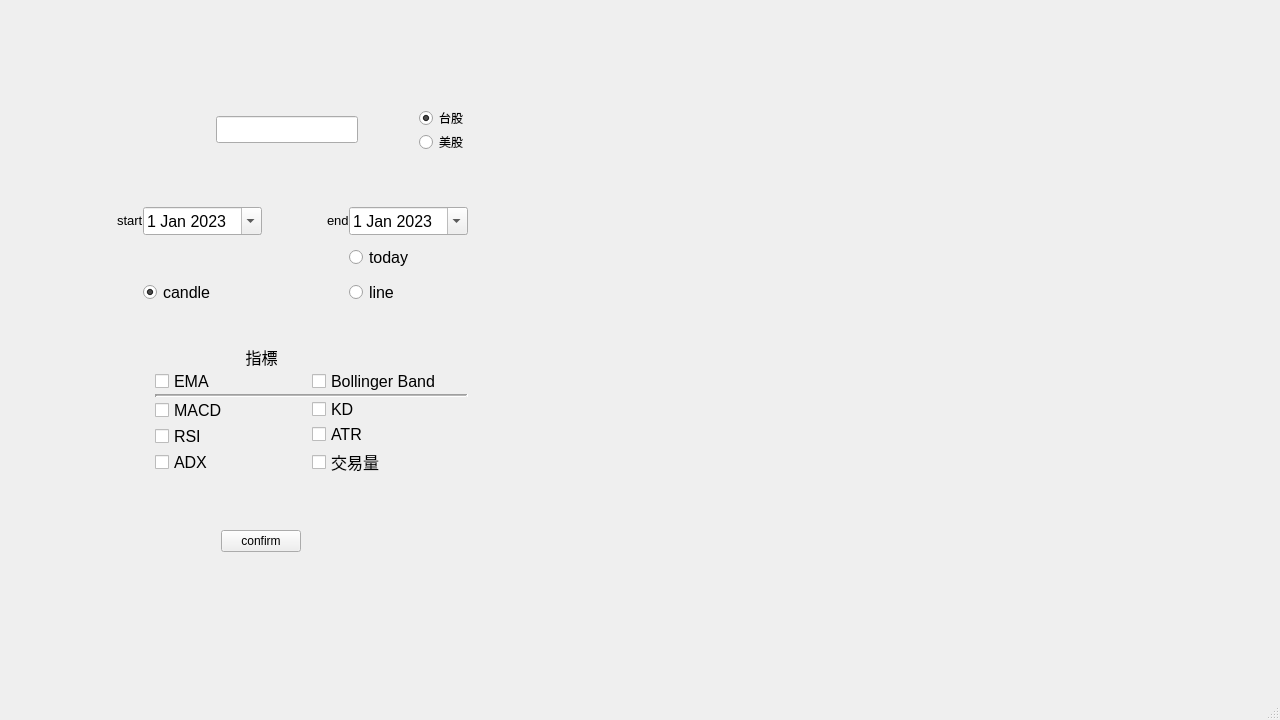
<?xml version="1.0" encoding="UTF-8"?>
<ui version="4.0">
 <class>MainWindow</class>
 <widget class="QMainWindow" name="MainWindow">
  <property name="geometry">
   <rect>
    <x>0</x>
    <y>0</y>
    <width>1280</width>
    <height>720</height>
   </rect>
  </property>
  <property name="sizePolicy">
   <sizepolicy hsizetype="Expanding" vsizetype="Preferred">
    <horstretch>0</horstretch>
    <verstretch>0</verstretch>
   </sizepolicy>
  </property>
  <property name="windowTitle">
   <string>MainWindow</string>
  </property>
  <property name="layoutDirection">
   <enum>Qt::LeftToRight</enum>
  </property>
  <widget class="QWidget" name="centralwidget">
   <widget class="QWidget" name="gridLayoutWidget">
    <property name="geometry">
     <rect>
      <x>20</x>
      <y>40</y>
      <width>483</width>
      <height>581</height>
     </rect>
    </property>
    <layout class="QGridLayout" name="gridLayout" rowstretch="0,0,0">
     <property name="leftMargin">
      <number>35</number>
     </property>
     <property name="topMargin">
      <number>20</number>
     </property>
     <property name="rightMargin">
      <number>35</number>
     </property>
     <property name="bottomMargin">
      <number>20</number>
     </property>
     <property name="verticalSpacing">
      <number>7</number>
     </property>
     <item row="2" column="0" alignment="Qt::AlignHCenter">
      <widget class="QPushButton" name="btn_confirm">
       <property name="sizePolicy">
        <sizepolicy hsizetype="Fixed" vsizetype="Fixed">
         <horstretch>0</horstretch>
         <verstretch>0</verstretch>
        </sizepolicy>
       </property>
       <property name="font">
        <font>
         <family>Arial</family>
        </font>
       </property>
       <property name="styleSheet">
        <string notr="true"/>
       </property>
       <property name="text">
        <string>confirm</string>
       </property>
       <property name="iconSize">
        <size>
         <width>20</width>
         <height>20</height>
        </size>
       </property>
       <property name="checkable">
        <bool>false</bool>
       </property>
      </widget>
     </item>
     <item row="0" column="0">
      <layout class="QHBoxLayout" name="horizontalLayout_2">
       <property name="sizeConstraint">
        <enum>QLayout::SetNoConstraint</enum>
       </property>
       <property name="leftMargin">
        <number>0</number>
       </property>
       <item>
        <spacer name="horizontalSpacer_3">
         <property name="orientation">
          <enum>Qt::Horizontal</enum>
         </property>
         <property name="sizeType">
          <enum>QSizePolicy::Fixed</enum>
         </property>
         <property name="sizeHint" stdset="0">
          <size>
           <width>100</width>
           <height>20</height>
          </size>
         </property>
        </spacer>
       </item>
       <item alignment="Qt::AlignHCenter">
        <widget class="QLineEdit" name="line_target">
         <property name="enabled">
          <bool>true</bool>
         </property>
         <property name="sizePolicy">
          <sizepolicy hsizetype="Fixed" vsizetype="Fixed">
           <horstretch>0</horstretch>
           <verstretch>0</verstretch>
          </sizepolicy>
         </property>
         <property name="font">
          <font>
           <family>Arial</family>
           <pointsize>12</pointsize>
          </font>
         </property>
         <property name="autoFillBackground">
          <bool>false</bool>
         </property>
         <property name="text">
          <string/>
         </property>
         <property name="clearButtonEnabled">
          <bool>false</bool>
         </property>
        </widget>
       </item>
       <item>
        <layout class="QVBoxLayout" name="verticalLayout">
         <item>
          <widget class="QRadioButton" name="radioBtn_tai">
           <property name="sizePolicy">
            <sizepolicy hsizetype="Fixed" vsizetype="Fixed">
             <horstretch>0</horstretch>
             <verstretch>0</verstretch>
            </sizepolicy>
           </property>
           <property name="font">
            <font>
             <family>Arial</family>
            </font>
           </property>
           <property name="text">
            <string>台股</string>
           </property>
           <property name="checked">
            <bool>true</bool>
           </property>
           <attribute name="buttonGroup">
            <string notr="true">T_or_A</string>
           </attribute>
          </widget>
         </item>
         <item>
          <widget class="QRadioButton" name="radioBtn_usa">
           <property name="sizePolicy">
            <sizepolicy hsizetype="Fixed" vsizetype="Fixed">
             <horstretch>0</horstretch>
             <verstretch>0</verstretch>
            </sizepolicy>
           </property>
           <property name="font">
            <font>
             <family>Arial</family>
            </font>
           </property>
           <property name="text">
            <string>美股</string>
           </property>
           <property name="checked">
            <bool>false</bool>
           </property>
           <attribute name="buttonGroup">
            <string notr="true">T_or_A</string>
           </attribute>
          </widget>
         </item>
        </layout>
       </item>
      </layout>
     </item>
     <item row="1" column="0">
      <layout class="QVBoxLayout" name="verticalLayout_5">
       <item>
        <layout class="QGridLayout" name="gridLayout_3" rowstretch="1,0,0,0">
         <property name="sizeConstraint">
          <enum>QLayout::SetFixedSize</enum>
         </property>
         <property name="verticalSpacing">
          <number>10</number>
         </property>
         <item row="3" column="1">
          <spacer name="verticalSpacer">
           <property name="orientation">
            <enum>Qt::Vertical</enum>
           </property>
           <property name="sizeType">
            <enum>QSizePolicy::Fixed</enum>
           </property>
           <property name="sizeHint" stdset="0">
            <size>
             <width>20</width>
             <height>40</height>
            </size>
           </property>
          </spacer>
         </item>
         <item row="0" column="2" alignment="Qt::AlignRight">
          <widget class="QLabel" name="label_end">
           <property name="sizePolicy">
            <sizepolicy hsizetype="Fixed" vsizetype="Fixed">
             <horstretch>0</horstretch>
             <verstretch>0</verstretch>
            </sizepolicy>
           </property>
           <property name="font">
            <font>
             <family>Arial</family>
             <pointsize>10</pointsize>
            </font>
           </property>
           <property name="text">
            <string>end</string>
           </property>
          </widget>
         </item>
         <item row="0" column="0" alignment="Qt::AlignRight">
          <widget class="QLabel" name="label_start">
           <property name="sizePolicy">
            <sizepolicy hsizetype="Fixed" vsizetype="Fixed">
             <horstretch>0</horstretch>
             <verstretch>0</verstretch>
            </sizepolicy>
           </property>
           <property name="font">
            <font>
             <family>Arial</family>
             <pointsize>10</pointsize>
            </font>
           </property>
           <property name="text">
            <string>start</string>
           </property>
          </widget>
         </item>
         <item row="2" column="1">
          <widget class="QRadioButton" name="radioBtn_candle">
           <property name="font">
            <font>
             <family>Arial</family>
             <pointsize>12</pointsize>
            </font>
           </property>
           <property name="text">
            <string>candle</string>
           </property>
           <property name="checked">
            <bool>true</bool>
           </property>
           <attribute name="buttonGroup">
            <string notr="true">candle_or_line</string>
           </attribute>
          </widget>
         </item>
         <item row="0" column="1">
          <widget class="QDateEdit" name="start_date">
           <property name="sizePolicy">
            <sizepolicy hsizetype="Minimum" vsizetype="Fixed">
             <horstretch>0</horstretch>
             <verstretch>0</verstretch>
            </sizepolicy>
           </property>
           <property name="baseSize">
            <size>
             <width>0</width>
             <height>0</height>
            </size>
           </property>
           <property name="font">
            <font>
             <family>Arial</family>
             <pointsize>12</pointsize>
             <weight>50</weight>
             <bold>false</bold>
            </font>
           </property>
           <property name="calendarPopup">
            <bool>true</bool>
           </property>
           <property name="date">
            <date>
             <year>2023</year>
             <month>1</month>
             <day>1</day>
            </date>
           </property>
          </widget>
         </item>
         <item row="0" column="3">
          <widget class="QDateEdit" name="end_date">
           <property name="sizePolicy">
            <sizepolicy hsizetype="Minimum" vsizetype="Fixed">
             <horstretch>0</horstretch>
             <verstretch>0</verstretch>
            </sizepolicy>
           </property>
           <property name="font">
            <font>
             <family>Arial</family>
             <pointsize>12</pointsize>
             <weight>50</weight>
             <bold>false</bold>
            </font>
           </property>
           <property name="buttonSymbols">
            <enum>QAbstractSpinBox::UpDownArrows</enum>
           </property>
           <property name="showGroupSeparator" stdset="0">
            <bool>false</bool>
           </property>
           <property name="dateTime">
            <datetime>
             <hour>0</hour>
             <minute>0</minute>
             <second>0</second>
             <year>2023</year>
             <month>1</month>
             <day>1</day>
            </datetime>
           </property>
           <property name="currentSection">
            <enum>QDateTimeEdit::YearSection</enum>
           </property>
           <property name="calendarPopup">
            <bool>true</bool>
           </property>
           <property name="date">
            <date>
             <year>2023</year>
             <month>1</month>
             <day>1</day>
            </date>
           </property>
          </widget>
         </item>
         <item row="3" column="3">
          <spacer name="verticalSpacer_2">
           <property name="orientation">
            <enum>Qt::Vertical</enum>
           </property>
           <property name="sizeType">
            <enum>QSizePolicy::Fixed</enum>
           </property>
           <property name="sizeHint" stdset="0">
            <size>
             <width>20</width>
             <height>40</height>
            </size>
           </property>
          </spacer>
         </item>
         <item row="1" column="3">
          <widget class="QRadioButton" name="radioBtn_today">
           <property name="font">
            <font>
             <family>Arial</family>
             <pointsize>12</pointsize>
            </font>
           </property>
           <property name="text">
            <string>today</string>
           </property>
          </widget>
         </item>
         <item row="2" column="3">
          <widget class="QRadioButton" name="radioBtn_line">
           <property name="font">
            <font>
             <family>Arial</family>
             <pointsize>12</pointsize>
            </font>
           </property>
           <property name="text">
            <string>line</string>
           </property>
           <attribute name="buttonGroup">
            <string notr="true">candle_or_line</string>
           </attribute>
          </widget>
         </item>
        </layout>
       </item>
       <item>
        <widget class="QLabel" name="label">
         <property name="sizePolicy">
          <sizepolicy hsizetype="Expanding" vsizetype="Fixed">
           <horstretch>0</horstretch>
           <verstretch>0</verstretch>
          </sizepolicy>
         </property>
         <property name="font">
          <font>
           <family>微軟正黑體</family>
           <pointsize>12</pointsize>
           <strikeout>false</strikeout>
           <stylestrategy>PreferDefault</stylestrategy>
          </font>
         </property>
         <property name="layoutDirection">
          <enum>Qt::RightToLeft</enum>
         </property>
         <property name="autoFillBackground">
          <bool>false</bool>
         </property>
         <property name="text">
          <string>指標</string>
         </property>
         <property name="alignment">
          <set>Qt::AlignCenter</set>
         </property>
        </widget>
       </item>
       <item>
        <layout class="QGridLayout" name="gridLayout_2">
         <item row="2" column="1">
          <layout class="QHBoxLayout" name="horizontalLayout_3">
           <item>
            <layout class="QVBoxLayout" name="verticalLayout_3">
             <item>
              <widget class="QCheckBox" name="checkBox_MACD">
               <property name="font">
                <font>
                 <family>Arial</family>
                 <pointsize>12</pointsize>
                </font>
               </property>
               <property name="text">
                <string>MACD</string>
               </property>
              </widget>
             </item>
             <item>
              <widget class="QCheckBox" name="checkBox_RSI">
               <property name="font">
                <font>
                 <family>Arial</family>
                 <pointsize>12</pointsize>
                </font>
               </property>
               <property name="text">
                <string>RSI</string>
               </property>
              </widget>
             </item>
             <item>
              <widget class="QCheckBox" name="checkBox_ADX">
               <property name="font">
                <font>
                 <family>Arial</family>
                 <pointsize>12</pointsize>
                </font>
               </property>
               <property name="text">
                <string>ADX</string>
               </property>
              </widget>
             </item>
            </layout>
           </item>
           <item>
            <layout class="QVBoxLayout" name="verticalLayout_2">
             <item>
              <widget class="QCheckBox" name="checkBox_KD">
               <property name="font">
                <font>
                 <family>Arial</family>
                 <pointsize>12</pointsize>
                </font>
               </property>
               <property name="text">
                <string>KD</string>
               </property>
              </widget>
             </item>
             <item>
              <widget class="QCheckBox" name="checkBox_ATR">
               <property name="font">
                <font>
                 <family>Arial</family>
                 <pointsize>12</pointsize>
                </font>
               </property>
               <property name="text">
                <string>ATR</string>
               </property>
              </widget>
             </item>
             <item>
              <widget class="QCheckBox" name="checkBox_volume">
               <property name="font">
                <font>
                 <family>微軟正黑體</family>
                 <pointsize>12</pointsize>
                </font>
               </property>
               <property name="text">
                <string>交易量</string>
               </property>
              </widget>
             </item>
            </layout>
           </item>
          </layout>
         </item>
         <item row="1" column="1">
          <layout class="QVBoxLayout" name="verticalLayout_4">
           <item>
            <widget class="Line" name="line_3">
             <property name="sizePolicy">
              <sizepolicy hsizetype="Minimum" vsizetype="Fixed">
               <horstretch>0</horstretch>
               <verstretch>0</verstretch>
              </sizepolicy>
             </property>
             <property name="font">
              <font>
               <weight>50</weight>
               <bold>false</bold>
              </font>
             </property>
             <property name="frameShadow">
              <enum>QFrame::Sunken</enum>
             </property>
             <property name="lineWidth">
              <number>2</number>
             </property>
             <property name="midLineWidth">
              <number>1</number>
             </property>
             <property name="orientation">
              <enum>Qt::Horizontal</enum>
             </property>
            </widget>
           </item>
          </layout>
         </item>
         <item row="0" column="1">
          <layout class="QHBoxLayout" name="horizontalLayout">
           <item>
            <widget class="QCheckBox" name="checkBox_EMA">
             <property name="font">
              <font>
               <family>Arial</family>
               <pointsize>12</pointsize>
              </font>
             </property>
             <property name="text">
              <string>EMA</string>
             </property>
             <attribute name="buttonGroup">
              <string notr="true">ma_or_bol</string>
             </attribute>
            </widget>
           </item>
           <item>
            <widget class="QCheckBox" name="checkBox_BBAND">
             <property name="font">
              <font>
               <family>Arial</family>
               <pointsize>12</pointsize>
              </font>
             </property>
             <property name="text">
              <string>Bollinger Band</string>
             </property>
             <attribute name="buttonGroup">
              <string notr="true">ma_or_bol</string>
             </attribute>
            </widget>
           </item>
          </layout>
         </item>
         <item row="2" column="0">
          <spacer name="horizontalSpacer">
           <property name="orientation">
            <enum>Qt::Horizontal</enum>
           </property>
           <property name="sizeType">
            <enum>QSizePolicy::Fixed</enum>
           </property>
           <property name="sizeHint" stdset="0">
            <size>
             <width>100</width>
             <height>20</height>
            </size>
           </property>
          </spacer>
         </item>
        </layout>
       </item>
      </layout>
     </item>
    </layout>
   </widget>
   <widget class="QLabel" name="label_img">
    <property name="geometry">
     <rect>
      <x>500</x>
      <y>40</y>
      <width>718</width>
      <height>575</height>
     </rect>
    </property>
    <property name="text">
     <string/>
    </property>
   </widget>
  </widget>
  <widget class="QStatusBar" name="statusbar"/>
 </widget>
 <resources/>
 <connections/>
 <buttongroups>
  <buttongroup name="ma_or_bol"/>
  <buttongroup name="candle_or_line"/>
  <buttongroup name="T_or_A"/>
 </buttongroups>
</ui>
